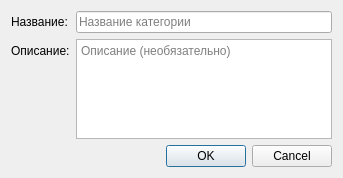
<?xml version="1.0" encoding="UTF-8"?>
<ui version="4.0">
 <class>CategoryEditDialog</class>
 <widget class="QDialog" name="CategoryEditDialog">
  <property name="minimumWidth">
   <number>380</number>
  </property>
  <property name="windowTitle">
   <string>Категория</string>
  </property>
  <layout class="QVBoxLayout" name="mainLayout">
   <item>
    <layout class="QFormLayout" name="formLayout">
     <item row="0" column="0">
      <widget class="QLabel" name="nameLabel">
       <property name="text">
        <string>Название:</string>
       </property>
      </widget>
     </item>
     <item row="0" column="1">
      <widget class="QLineEdit" name="nameEdit">
       <property name="maxLength">
        <number>200</number>
       </property>
       <property name="placeholderText">
        <string>Название категории</string>
       </property>
      </widget>
     </item>
     <item row="1" column="0">
      <widget class="QLabel" name="descriptionLabel">
       <property name="text">
        <string>Описание:</string>
       </property>
      </widget>
     </item>
     <item row="1" column="1">
      <widget class="QPlainTextEdit" name="descriptionEdit">
       <property name="maximumSize">
        <size>
         <width>16777215</width>
         <height>100</height>
        </size>
       </property>
       <property name="placeholderText">
        <string>Описание (необязательно)</string>
       </property>
      </widget>
     </item>
    </layout>
   </item>
   <item>
    <widget class="QDialogButtonBox" name="buttonBox">
     <property name="standardButtons">
      <set>QDialogButtonBox::Cancel|QDialogButtonBox::Ok</set>
     </property>
    </widget>
   </item>
  </layout>
 </widget>
 <resources/>
 <connections/>
</ui>
